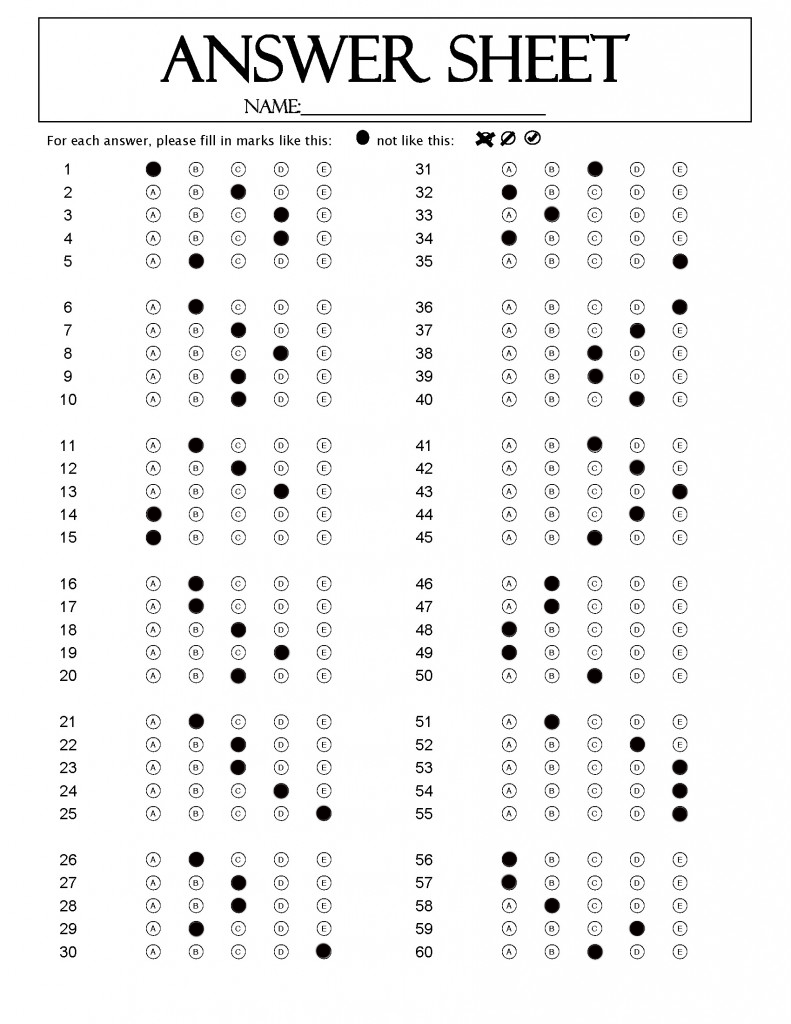
#> input picture Answer/3A.png, 791 x 1024 px, found by its file name
$ jupyter execute Challenge_2.ipynb
#> lines starting #> are read from the running program, lines starting #| are printed output that depends on the picture; after the words box and inside, x2 and y2 are one past the last pixel; in counts of white or black regions, pixels touching at a corner belong together
[cell 1]
#import packages
import numpy as np
import cv2
import pandas as pd
import matplotlib.pylab as plt
import os
from os.path import join

[cell 2]
#read the answer file
img_ans = cv2.imread(os.getcwd() + '\\Answer\\3A.png')
#> img_ans is the input picture: shape (1024, 791, 3); mean B, G, R 242.8, 242.8, 242.9

#read image of one of the students
img_stu = cv2.imread(os.getcwd() + '\\Data\\2000113_NguyenBaoNgan_3A.png')
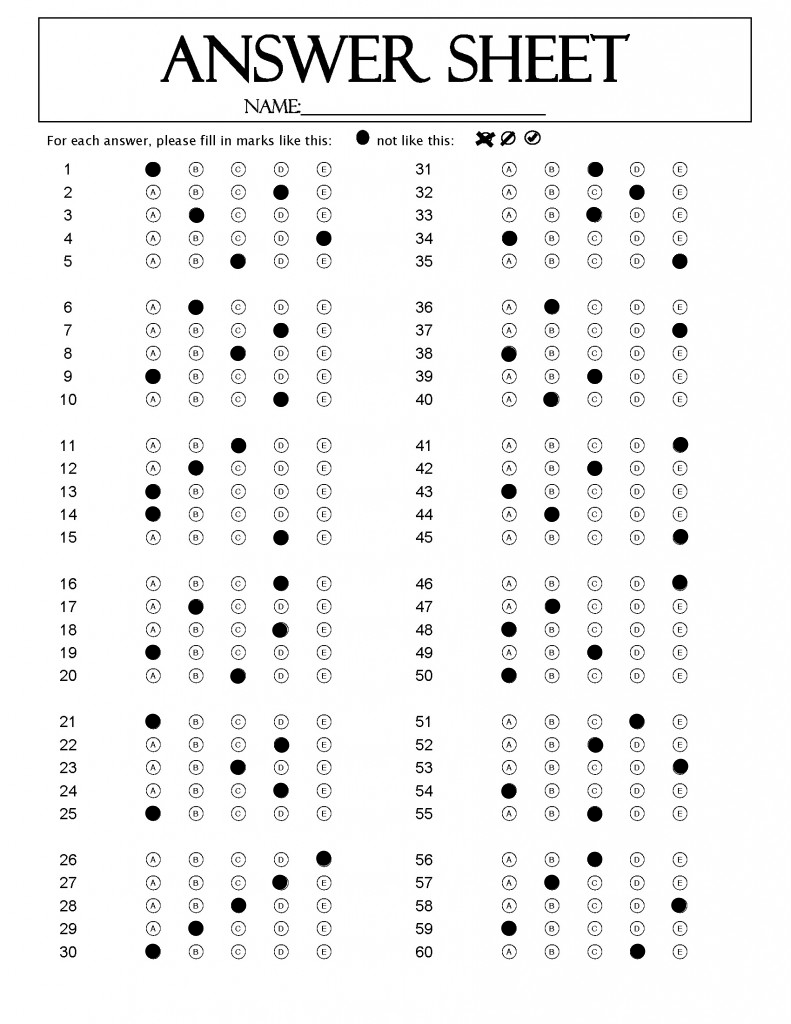
#> input picture Data/2000113_NguyenBaoNgan_3A.png, 791 x 1024 px, found by its file name
#> img_stu is the input picture: shape (1024, 791, 3); min 0, max 255, mean 242.7

ans = ['A','B','C','D','E']
st,ed = 160, 270
step = 139

lst, name = [], []
path = os.getcwd() + '\\Data'

#split the name, surname, student ID and the answer's code
for i in os.listdir(path):
    s = i[0: -4].split('_')
    t = 0
    pos, temp = [], []
    for j,k in enumerate(s[1]+'A'):
        if k.isupper(): pos.append(j)

    for d in range(len(pos)-1):
        temp.append( s[1][pos[d] : pos[d+1]] )
    name.append(temp)
    lst.append(s)
#> pass 2 of the loop `for i in os.listdir(path):`:
#> pass 3 of the loop `for i in os.listdir(path):`:
#> the loop made 4 passes; the first 3 are shown

[cell 3]
#setting up the student dataframe and export it
df = pd.DataFrame(lst, columns = ['StudentID', 'Name', 'Code'])
df['Surname'] = [ ' '.join(i[0: len(i)-1]) for i in name ]
df['First Name'] = [ i[-1] for i in name ]
df = df[['StudentID', 'Surname', 'First Name', 'Code']]
df.to_csv(os.getcwd() + '\\Output\\student.csv', index = False, header = True)
print("2. From the Data folder, generating student.csv (StudentID, Surname, Firstname, Code) by coding")
df.index += 1
df

[cell 4]
#Grayscaling the image for better detection
def grayscale(image):
    gray = cv2.cvtColor(image, cv2.COLOR_BGR2GRAY)
    #blur = cv2.GaussianBlur(gray, (5,5), 0)
    _, thresh = cv2.threshold(gray, 170, 255, cv2.THRESH_BINARY_INV)
    return thresh

[cell 5]
#split the image into 5 different sections for later calculations
def chunk_process(image):
    he, wi = image.shape[0], image.shape[1]
    hedv = he // 5
    boxes = [[],[],[],[],[]]
    t1 = 0
    for i in range(0, 5):
        row = image[t1 : hedv, :]
        hedv += he // 5
        t1 += he // 5
        t2 = 0
        widv = wi // 5
        for _ in range(0,5):
            col = row[:, t2 : widv]
            widv += wi // 5
            t2 += wi // 5
            boxes[i].append(col)
    return boxes

[cell 6]
#Split the sections again into 25 boxes and calculating the answer
def main_process(arr, img, x, y, z):
#> called with x = 140, y = 335, z = 0
    d = z
    for mtp in range(0,6):
        pic = grayscale(img[st + step * mtp: ed + step * mtp, x : y])
        box = chunk_process(pic)
        for i in range(0,5):
            d += 1
            max = -999
            for j in range(0,5):
                temp = cv2.countNonZero(box[i][j])
                if max < temp:
                    max = temp
                    idx = j
            arr.append(ans[idx])
#> this loop made 6 passes
#> pass 1, in grayscale, `_, thresh = cv2.threshold(gray, 170, 255, cv2.THRESH_BINARY_INV)`:
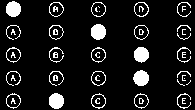
#> thresh: shape (110, 195); 10.3% white; 51 white regions (22 under 20 px), largest, box (x1, y1, x2, y2) and area: (133, 70, 149, 86) 195, (91, 24, 106, 40) 193, (49, 93, 64, 109) 192
#> after the loop: pic: shape (110, 195); 10.1% white; 48 white regions (19 under 20 px), largest, box (x1, y1, x2, y2) and area: (176, 88, 192, 104) 201, (49, 66, 64, 82) 197, (91, 20, 106, 36) 191
#> after the loop, arr = 30 items, first 6: 'A', 'C', 'D', 'D', 'B', 'B'; d = 30; idx = 4
    return d

[cell 7]
#setting up the answers list
answer = []
d = main_process(answer, img_ans, 140, 335, 0)
#> d = 30
_ = main_process(answer, img_ans, 500, 690, d)
#> after the loop in main_process (call 2), `for mtp in range(0,6):`: pic: shape (110, 190); 10.3% white; 60 white regions (25 under 20 px), largest, box (x1, y1, x2, y2) and area: (1, 19, 17, 36) 198, (87, 89, 103, 105) 194, (44, 43, 60, 58) 193

[cell 8]
#print first 5 answer of a random student
stu = []
d = main_process(stu, img_stu, 140, 335, 0)
#> call 3 of main_process, with x = 140, y = 335, z = 0
#> after the loop in main_process (call 3), `for mtp in range(0,6):`:
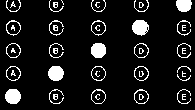
#> pic: shape (110, 195); 10.1% white; 48 white regions (18 under 20 px), largest, box (x1, y1, x2, y2) and area: (132, 20, 149, 36) 203, (5, 89, 21, 104) 195, (48, 66, 64, 81) 193
#> after the loop in main_process (call 3), `for mtp in range(0,6):`: arr = 30 items, first 6: 'A', 'D', 'B', 'E', 'C', 'B'; d = 30; idx = 0
main_process(stu, img_stu, 500, 690, d)
#> call 4 of main_process, with x = 500, y = 690, z = 30
#> after the loop in main_process (call 4), `for mtp in range(0,6):`:
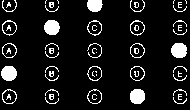
#> pic: shape (110, 190); 10.3% white; 58 white regions (23 under 20 px), largest, box (x1, y1, x2, y2) and area: (171, 43, 187, 58) 199, (1, 66, 17, 81) 194, (44, 20, 60, 35) 192
#> after the loop in main_process (call 4), `for mtp in range(0,6):`: arr = 60 items, first 6: 'A', 'D', 'B', 'E', 'C', 'B'; d = 60; idx = 3
print("3. Generating the first 5 answers of one student")
print([stu[i] for i in range(0,5)])
#| ['A', 'D', 'B', 'E', 'C']

[cell 9]
print("4. Generating all answers of one student")
print(stu)
#> (printed output is left out)

[cell 10]
#counting the scores of the students
sid, score, pf = [], [], []
num = [ _ for _ in range(1,61) ]
#> num = 60 values from 1 to 60
wrong = [ 0 for _ in range(0,60) ]
#> wrong = 60 values from 0 to 0

for i in os.listdir(path):
    sid.append(i[0:7])
    input_stu = cv2.imread(join(path, i)) #read the students' image files
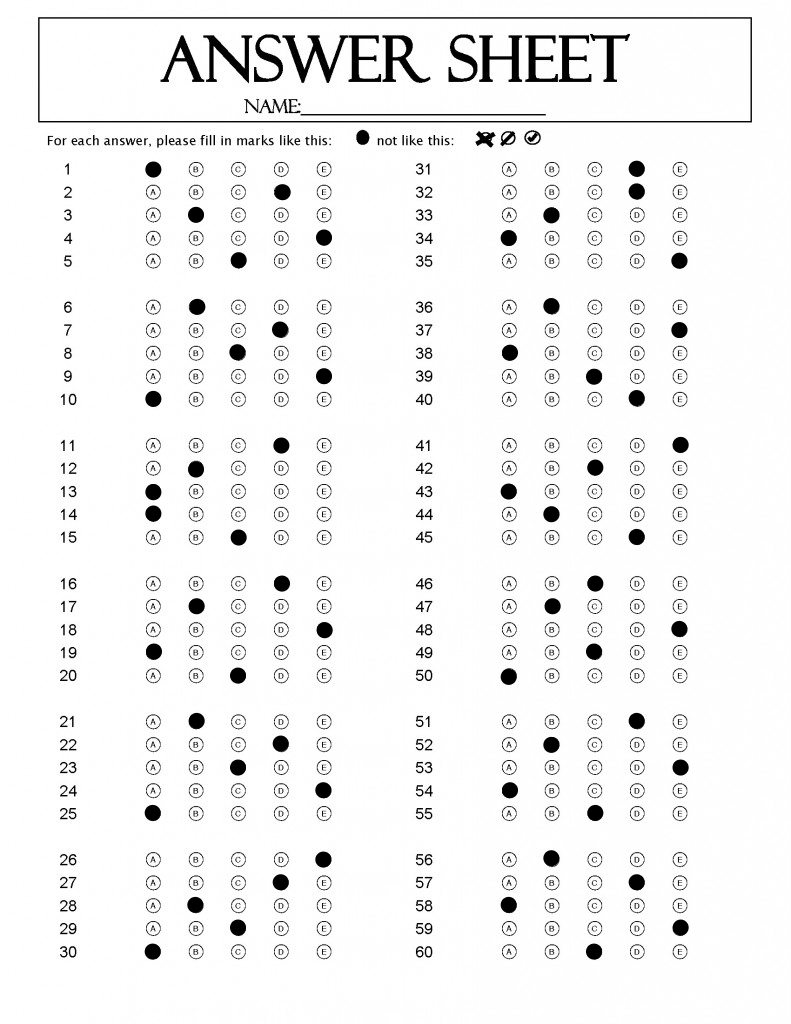
#> input picture Data/2000101_NguyenVanAn_3A.png, 791 x 1024 px, found by its file name
#> input_stu is the input picture: shape (1024, 791, 3); min 0, max 255, mean 242.4
    stu = []
    temp = 0

    d = main_process(stu, input_stu, 140, 335, 0)
#> the loop in main_process (call 5), `for mtp in range(0,6):` made 6 passes
#> pass 1, in grayscale (call 25), `_, thresh = cv2.threshold(gray, 170, 255, cv2.THRESH_BINARY_INV)`:
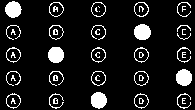
#> thresh: shape (110, 195); 10.9% white; 48 white regions (19 under 20 px), largest, box (x1, y1, x2, y2) and area: (134, 24, 151, 40) 218, (176, 69, 192, 86) 216, (5, 1, 22, 18) 213
#> after the loop in main_process (call 5), `for mtp in range(0,6):`:
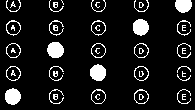
#> pic: shape (110, 195); 10.5% white; 48 white regions (18 under 20 px), largest, box (x1, y1, x2, y2) and area: (47, 42, 64, 58) 216, (133, 19, 149, 36) 212, (90, 64, 106, 81) 212
#> after the loop in main_process (call 5), `for mtp in range(0,6):`: arr = 30 items, first 6: 'A', 'D', 'B', 'E', 'C', 'B'; d = 30; idx = 0
    main_process(stu, input_stu, 500, 690, d)
#> the loop in main_process (call 6), `for mtp in range(0,6):` made 6 passes
#> pass 1, in grayscale (call 31), `gray = cv2.cvtColor(image, cv2.COLOR_BGR2GRAY)`:
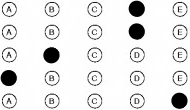
#> gray: shape (110, 190); min 0, max 255, mean 230.6
#> pass 1, in grayscale (call 31), `_, thresh = cv2.threshold(gray, 170, 255, cv2.THRESH_BINARY_INV)`:
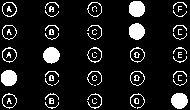
#> thresh: shape (110, 190); 11% white; 59 white regions (27 under 20 px), largest, box (x1, y1, x2, y2) and area: (43, 47, 60, 64) 215, (129, 1, 145, 17) 214, (171, 93, 188, 109) 213
#> after the loop in main_process (call 6), `for mtp in range(0,6):`:
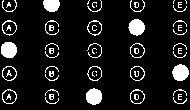
#> pic: shape (110, 190); 10.7% white; 58 white regions (23 under 20 px), largest, box (x1, y1, x2, y2) and area: (172, 64, 189, 81) 218, (1, 42, 17, 58) 213, (86, 88, 102, 105) 213
#> after the loop in main_process (call 6), `for mtp in range(0,6):`: arr = 60 items, first 6: 'A', 'D', 'B', 'E', 'C', 'B'; d = 60; idx = 2

    for x in range(0, len(stu)):
        if stu[x] == answer[x]:
            temp += 1
        else: wrong[x] += 1
#> this loop made 60 passes
#> after the loop, temp = 15; wrong = 60 values, max 1 at index 1, min 0 at index 0, mean 0.75

    if temp <= 30: pf.append('Fail')
    else: pf.append('Pass')

    score.append("{:.2f}".format((temp / 60) * 10))
#> pass 2 of the loop `for i in os.listdir(path):`:
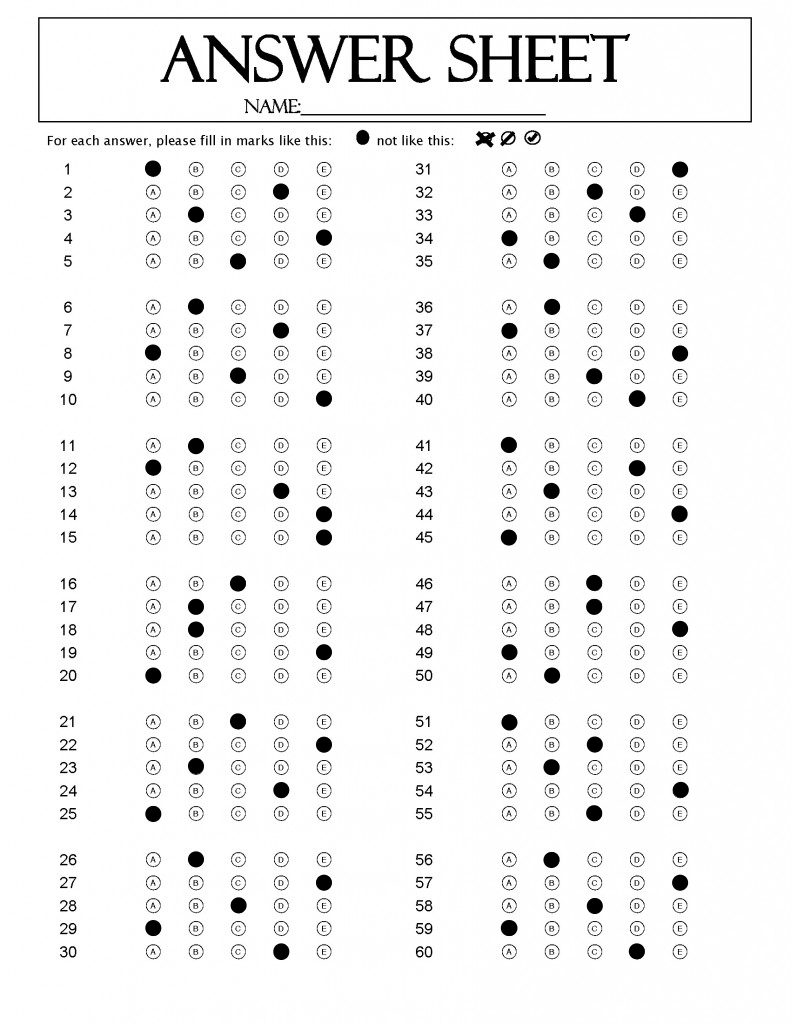
#> input picture Data/2000102_NguyenTruongBao_3A.png, 791 x 1024 px, found by its file name
#> input_stu is the input picture: shape (1024, 791, 3); min 0, max 255, mean 242.4
#> the loop in main_process (call 7), `for mtp in range(0,6):` made 6 passes
#> pass 1, in grayscale (call 37), `_, thresh = cv2.threshold(gray, 170, 255, cv2.THRESH_BINARY_INV)`:
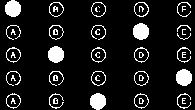
#> thresh: shape (110, 195); 10.9% white; 48 white regions (19 under 20 px), largest, box (x1, y1, x2, y2) and area: (5, 0, 21, 17) 216, (133, 23, 149, 40) 216, (176, 69, 192, 86) 216
#> after the loop in main_process (call 8), `for mtp in range(0,6):`:
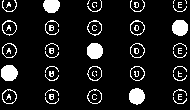
#> pic: shape (110, 190); 10.8% white; 57 white regions (22 under 20 px), largest, box (x1, y1, x2, y2) and area: (1, 65, 18, 81) 220, (87, 43, 103, 59) 212, (129, 88, 145, 105) 210
#> after the loop in main_process (call 8), `for mtp in range(0,6):`: arr = 60 items, first 6: 'A', 'D', 'B', 'E', 'C', 'B'; d = 60; idx = 3
#> the loop `for x in range(0, len(stu)):` made 60 passes
#> after the loop `for x in range(0, len(stu)):`: temp = 15; wrong = 60 values, max 2 at index 1, min 0 at index 0, mean 1.5
#> pass 3 of the loop `for i in os.listdir(path):`:
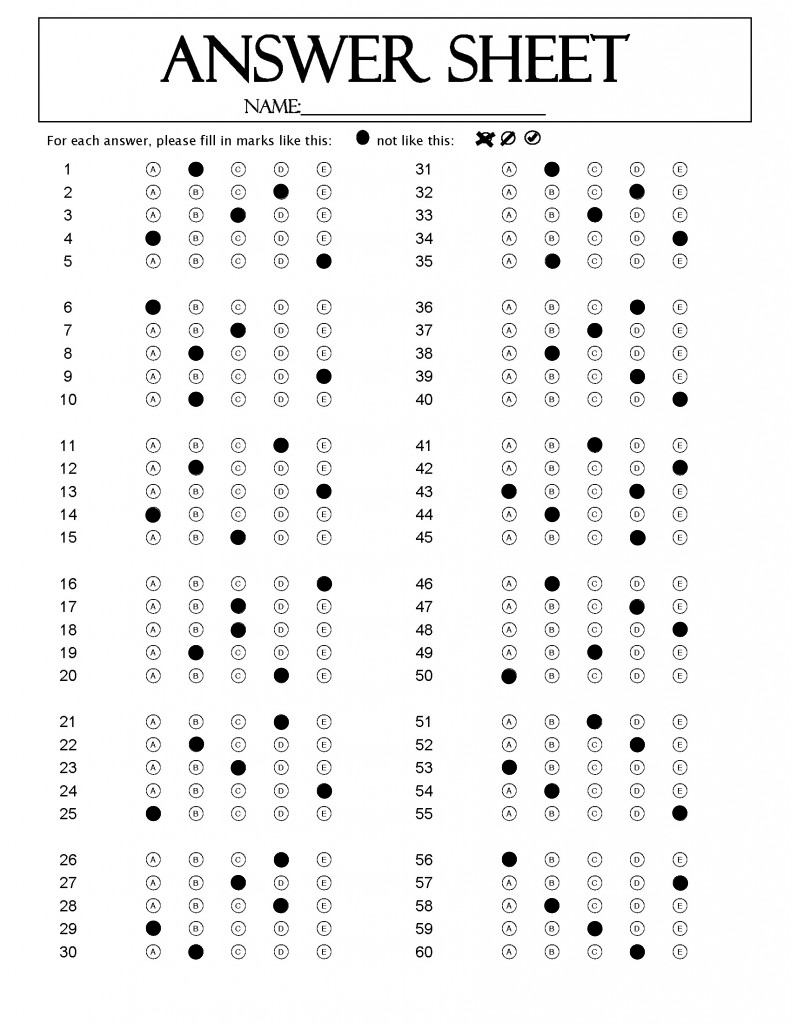
#> input picture Data/2000103_TranVanCuong_3A.png, 791 x 1024 px, found by its file name
#> input_stu is the input picture: shape (1024, 791, 3); min 0, max 255, mean 242.7
#> the loop in main_process (call 9), `for mtp in range(0,6):` made 6 passes
#> pass 2, in grayscale (call 50), `gray = cv2.cvtColor(image, cv2.COLOR_BGR2GRAY)`:
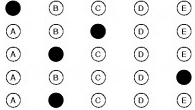
#> gray: shape (110, 195); min 0, max 255, mean 232.7
#> after the loop `for x in range(0, len(stu)):`: temp = 11; wrong = 60 values, max 3 at index 1, min 1 at index 0, mean 2.32
#> the loop made 4 passes; the first 3 are shown

[cell 11]
#this is the pandas part made by Nhi, and the rest is made by Dan
board = pd.DataFrame(sid, columns = ['StudentID'])
board['Grading'] = score
board['Final Result'] = pf
board.to_csv(os.getcwd() + '\\Output\\grading.csv', index = False, header = True)
print("""5. Generating grading.csv (StudentID, Grading).
7. Generating the final result (pass/fail) of the class.""")
board.index += 1
board

[cell 12]
#Create dataframe for ranking the questions' difficulty
question = pd.DataFrame(num, columns = ['Question'])
#> question = table of 60 rows and 1 columns
question['Count'] = wrong
question = question.sort_values(by='Count')
#> question = table of 60 rows and 2 columns
res = question['Question'].tolist()
#> res = 60 values, max 60 at index 32, min 1 at index 0, mean 30.5
print("6. Summary which 3 questions are the most difficult.")
for i in range(0,3):
    print(i+1,'-', res[i])
#> this loop made 3 passes
#| 1 - 1
#| 2 - 6
#| 3 - 14
